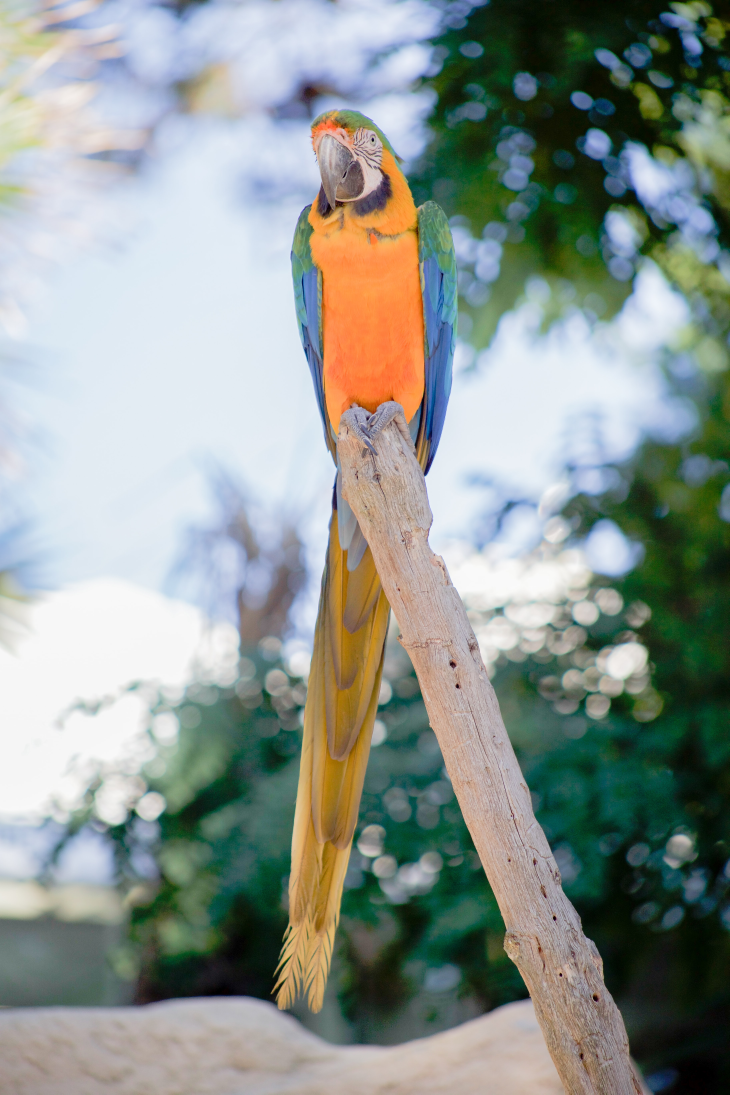
#> input picture openCV/parrot-image.jpg, 3648 x 5472 px, found by its file name (shown at 1/5 size)
$ python get_image.py
#> lines starting #> are read from the running program, lines starting #| are printed output that depends on the picture
import cv2

img = cv2.imread('opencv\parrot-image.jpg',-1)
#> img is the input picture: shape (5472, 3648, 3); mean B, G, R 144.5, 150.3, 141.5
img = cv2.resize(img, (0,0), fx=0.1, fy=0.1)
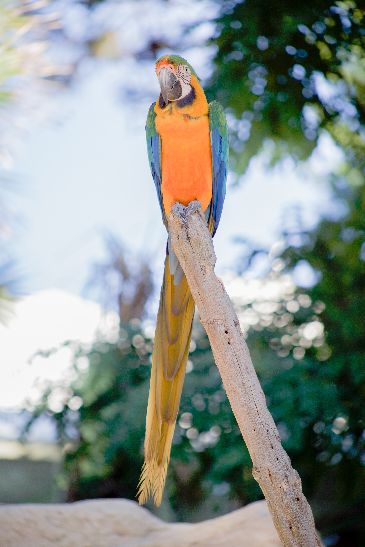
#> img: shape (547, 365, 3); mean B, G, R 144.5, 150.4, 141.6
img = cv2.rotate(img, cv2.cv2.ROTATE_90_CLOCKWISE)
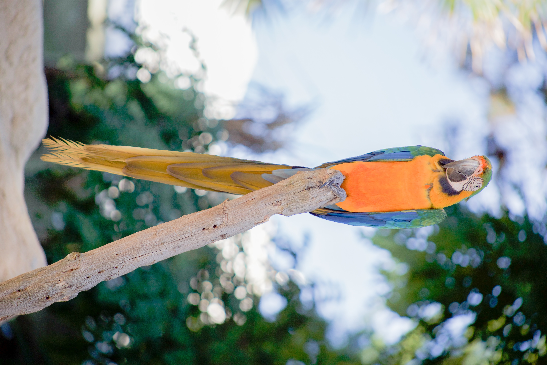
#> img: shape (365, 547, 3); mean B, G, R 144.5, 150.4, 141.6

cv2.imshow('Image',img)

cv2.waitKey(0)
cv2.destroyAllWindows()
